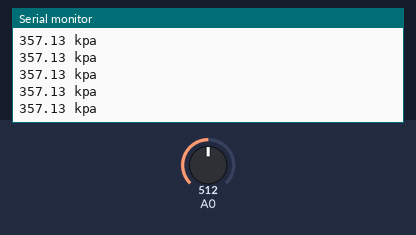
A sketch run on a simulated Arduino Uno, built with avr-gcc and run on an emulated ATmega328P. Shown: the last lines printed to the serial monitor. The inputs (shaded band) are chosen by the test bench; at power-on: A0 = 512.

Above: at 1.2 s.
1.3 s: A0 set to 716
At 1.31 s:
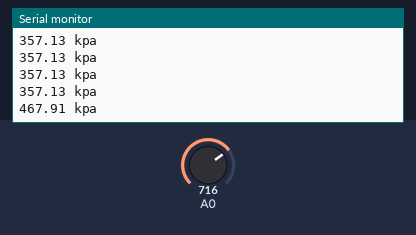
2.8 s: A0 set to 900
At 2.82 s:
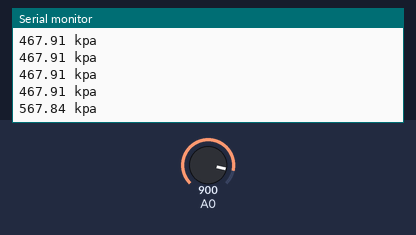
Timing chart, 0 to 5.8 s (numbered marks = the images above; inputs shaded):
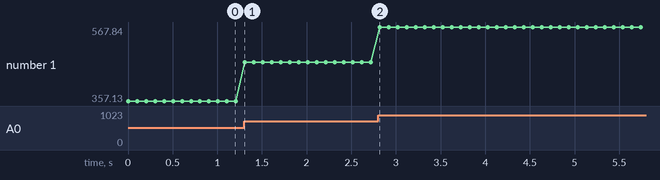

Measured:
- after the input at 1.3 s, the serial monitor: prints a new line at once (image 1)
- after the input at 2.8 s, the serial monitor: prints a new line at once (image 2)
- plotted number 1: 357.13 → 467.91 after the input at 1.3 s, 467.91 → 567.84 after the input at 2.8 s

The sketch:

affichage-pression-absolue.ino
```cpp
// affichage pression abolue

const float patm=101.3;// on définit la pression atmosphérique, valeur connue

void setup(){
Serial.begin(9600) ;//initialisation du port série
}

void loop(){
int ana = analogRead(A0) ;//variable entière ana contient le résultat du CAN de A0

float delta_p = ((ana / 1023.0)-0.04) /0.0018 ;  //utilise le modele determine par etalonnage
float pression = delta_p + patm;//calcul de la pression

Serial.print(pression); // affichage de la valeur de "pression" avec un retour ligne
Serial.println(" kpa");
delay(100) ;// délais de 100 ms pour refaire un nouveau cycle
}
```
